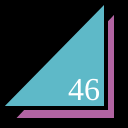
Frame 1 (no input)
Frame 60 (no input): identical to frame 1, image omitted
Frame 120 (the mouse pressed at the canvas centre since frame 60): identical to frame 1, image omitted

The p5.js sketch that drew this single still picture (run headless with seeded random() and noise() and a simulated clock; from frame 60 on, the mouse is pressed at the canvas centre):

// p5.js sketch
// ── sketch.js
function setup() {
  createCanvas(128,128);
}

function draw() {
  background(0);
  strokeWeight(4);
  fill(178, 100, 162);
  triangle(12,120,116,120,116,10);
  fill(94, 185, 200);
  triangle(0,108,106,108,106,0);
  fill(255);
  textSize(32);
  textFont("serif");
  text("46", 68, 100);
}
